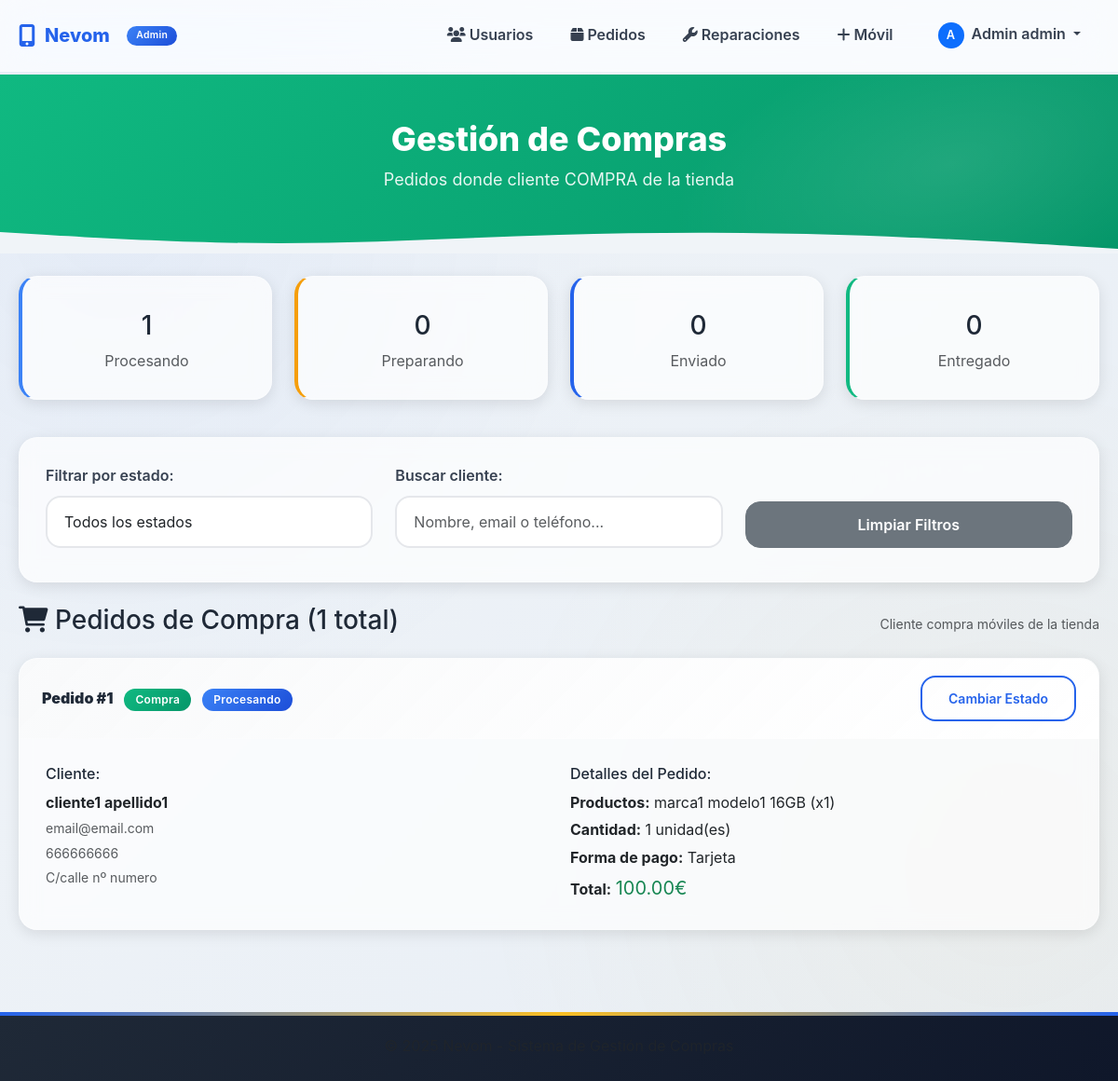
Page /admin/gestionar_compras.php (signed in) on the committed database.
### tables this page shows
CREATE TABLE `pedido` (
  `id` int(11) NOT NULL AUTO_INCREMENT,
  `numSeguimiento` varchar(50) NOT NULL,
  `precioTotal` float NOT NULL,
  `cantidadTotal` float NOT NULL,
  `formaPago` varchar(300) NOT NULL,
  `idVenta` int(11) DEFAULT NULL,
  `idCompra` int(11) DEFAULT NULL,
  `idReparacion` int(11) DEFAULT NULL,
  `idCliente` int(11) NOT NULL,
  `estado` enum('procesando','preparando','enviado','entregado','aprobado','rechazado','pagado') DEFAULT 'procesando',
  `fecha_creacion` TIMESTAMP DEFAULT CURRENT_TIMESTAMP,
  `fecha_entrega` TIMESTAMP NULL,
  PRIMARY KEY (`id`),
  UNIQUE KEY `numSeguimiento_unique` (`numSeguimiento`),
  KEY `Pedido_Cliente_FK` (`idCliente`),
  KEY `Pedido_Venta_FK` (`idVenta`),
  KEY `Pedido_Reparacion_FK` (`idReparacion`),
  KEY `Pedido_Compra_FK` (`idCompra`),
  CONSTRAINT `Pedido_Cliente_FK` FOREIGN KEY (`idCliente`) REFERENCES `cliente` (`id`) ON DELETE CASCADE ON UPDATE CASCADE,
  CONSTRAINT `Pedido_Venta_FK` FOREIGN KEY (`idVenta`) REFERENCES `venta` (`id`) ON DELETE CASCADE ON UPDATE CASCADE,
  CONSTRAINT `Pedido_Reparacion_FK` FOREIGN KEY (`idReparacion`) REFERENCES `reparacion` (`id`) ON DELETE CASCADE ON UPDATE CASCADE,
  CONSTRAINT `Pedido_Compra_FK` FOREIGN KEY (`idCompra`) REFERENCES `compra` (`id`) ON DELETE CASCADE ON UPDATE CASCADE
);

CREATE TABLE `cliente` (
  `id` int(11) NOT NULL AUTO_INCREMENT,
  `user_id` int(11) NOT NULL,
  `nombre` varchar(300) NOT NULL,
  `apellidos` varchar(300) NOT NULL,
  `email` varchar(300) NOT NULL,
  `telefono` varchar(100) NOT NULL,
  `direccion` varchar(300) NOT NULL,
  PRIMARY KEY (`id`),
  UNIQUE KEY `email_cliente` (`email`),
  UNIQUE KEY `tlf_cliente` (`telefono`),
  UNIQUE KEY `user_id_unique` (`user_id`),
  KEY `idx_user_id` (`user_id`),
  CONSTRAINT `Cliente_User_FK` FOREIGN KEY (`user_id`) REFERENCES `users` (`id`) ON DELETE CASCADE ON UPDATE CASCADE
);

### admin/gestionar_compras.php (the view, shortened to what this page needs)
<?php
require '../config/conexion.php';
$statsQuery = "SELECT
    COUNT(*) as total,
    SUM(CASE WHEN estado = 'procesando' THEN 1 ELSE 0 END) as procesando,
    SUM(CASE WHEN estado = 'preparando' THEN 1 ELSE 0 END) as preparando,
    SUM(CASE WHEN estado = 'enviado' THEN 1 ELSE 0 END) as enviado,
    SUM(CASE WHEN estado = 'entregado' THEN 1 ELSE 0 END) as entregado
FROM pedido
WHERE idCompra IS NOT NULL";
$statsResult = $conexion->query($statsQuery);
$stats = $statsResult->fetch_assoc();
$pedidosQuery = "SELECT
    p.id,
    p.precioTotal,
    p.cantidadTotal,
    p.formaPago,
    p.estado,
    c.nombre as cliente_nombre,
    c.apellidos as cliente_apellidos,
    c.email as cliente_email,
    c.telefono as cliente_telefono,
    c.direccion as cliente_direccion,
    GROUP_CONCAT(CONCAT(m.marca, ' ', m.modelo, ' ', m.capacidad, 'GB (x', lc.cantidad, ')') SEPARATOR ', ') as productos
FROM pedido p
LEFT JOIN cliente c ON p.idCliente = c.id
LEFT JOIN compra co ON p.idCompra = co.id
LEFT JOIN linea_compra lc ON (lc.idCompra = co.id OR (lc.idCompra IS NULL AND lc.id = co.idLineaCompra))
LEFT JOIN movil m ON lc.idMovil = m.id
WHERE p.idCompra IS NOT NULL
GROUP BY p.id
ORDER BY p.id DESC";
$pedidosResult = $conexion->query($pedidosQuery);
?>
<!DOCTYPE html>
<html lang="es">
<head>
    <link href="https://cdn.jsdelivr.net/npm/bootstrap@5.3.3/dist/css/bootstrap.min.css" rel="stylesheet">
    <link href="https://cdnjs.cloudflare.com/ajax/libs/font-awesome/6.0.0/css/all.min.css" rel="stylesheet">
    <link href="../assets/css/style.css" rel="stylesheet">
</head>
<body>
    <?php require '../components/navbar.php'; renderNavbar(['type' => 'admin', 'basePath' => '../']); ?>
    <header class="page-header success wave-light">
        <div class="container text-center">
            <h1><i class="bi bi-cart-check"></i> Gestión de Compras</h1>
            <p>Pedidos donde cliente COMPRA de la tienda</p>
        </div>
    </header>
    <div class="container py-4">
        <div class="row mb-4">
            <div class="col-md-3 mb-3">
                <div class="card stat-card procesando">
                    <div class="card-body text-center">
                        <h3 class="mt-2"><?= $stats['procesando'] ?? 0 ?></h3>
                        <p class="text-muted mb-0">Procesando</p>
                    </div>
                </div>
            </div>
            <div class="col-md-3 mb-3">
                <div class="card stat-card preparando">
                    <div class="card-body text-center">
                        <h3 class="mt-2"><?= $stats['preparando'] ?? 0 ?></h3>
                        <p class="text-muted mb-0">Preparando</p>
                    </div>
                </div>
            </div>
            <div class="col-md-3 mb-3">
                <div class="card stat-card enviado">
                    <div class="card-body text-center">
                        <h3 class="mt-2"><?= $stats['enviado'] ?? 0 ?></h3>
                        <p class="text-muted mb-0">Enviado</p>
                    </div>
                </div>
            </div>
            <div class="col-md-3 mb-3">
                <div class="card stat-card entregado">
                    <div class="card-body text-center">
                        <h3 class="mt-2"><?= $stats['entregado'] ?? 0 ?></h3>
                        <p class="text-muted mb-0">Entregado</p>
                    </div>
                </div>
            </div>
        </div>
        <div class="card mb-4">
            <div class="card-body">
                <div class="row align-items-end">
                    <div class="col-md-4 mb-2">
                        <label class="form-label">Filtrar por estado:</label>
                        <select class="form-select" id="filtroEstado">
                            <option value="">Todos los estados</option>
                        </select>
                    </div>
                    <div class="col-md-4 mb-2">
                        <label class="form-label">Buscar cliente:</label>
                        <input type="text" class="form-control" id="buscarCliente" placeholder="Nombre, email o teléfono...">
                    </div>
                    <div class="col-md-4 mb-2">
                        <button class="btn btn-secondary w-100" onclick="limpiarFiltros()">
                            <i class="bi bi-x-circle"></i> Limpiar Filtros
                        </button>
                    </div>
                </div>
            </div>
        </div>
        <div class="d-flex justify-content-between align-items-center mb-3">
            <h3><i class="fas fa-shopping-cart"></i> Pedidos de Compra (<?= $stats['total'] ?? 0 ?> total)</h3>
            <div class="text-muted">
                <small>Cliente compra móviles de la tienda</small>
            </div>
        </div>
        <?php if ($pedidosResult->num_rows === 0): ?>
            <div class="alert alert-info text-center">
                <i class="bi bi-info-circle"></i> No hay pedidos de compra registrados en el sistema.
            </div>
        <?php else: ?>
            <div id="listaPedidos">
                <?php while ($pedido = $pedidosResult->fetch_assoc()): ?>
                    <div class="card pedido-card <?= $pedido['estado'] ?> mb-3"
                        data-estado="<?= $pedido['estado'] ?>"
                        data-cliente="<?= strtolower($pedido['cliente_nombre'] . ' ' . $pedido['cliente_apellidos'] . ' ' . $pedido['cliente_email'] . ' ' . $pedido['cliente_telefono']) ?>">
                        <div class="card-header d-flex justify-content-between align-items-center">
                            <div>
                                <strong>Pedido #<?= $pedido['id'] ?></strong>
                                <span class="badge bg-success ms-2">Compra</span>
                                <span class="badge <?php
                                                    echo match ($pedido['estado']) {
                                                        'procesando' => 'bg-info',
                                                        'preparando' => 'bg-warning text-dark',
                                                        'enviado' => 'bg-primary',
                                                        'entregado' => 'bg-success',
                                                        default => 'bg-secondary'
                                                    };
                                                    ?> ms-2"><?= ucfirst($pedido['estado']) ?></span>
                            </div>
                            <button class="btn btn-sm btn-outline-primary"
                                onclick="mostrarModalEstado(<?= $pedido['id'] ?>, '<?= $pedido['estado'] ?>')">
                                <i class="bi bi-pencil-square"></i> Cambiar Estado
                            </button>
                        </div>
                        <div class="card-body">
                            <div class="row">
                                <div class="col-md-6">
                                    <h6><i class="bi bi-person-circle"></i> Cliente:</h6>
                                    <p class="mb-1"><strong><?= htmlspecialchars($pedido['cliente_nombre'] . ' ' . $pedido['cliente_apellidos']) ?></strong></p>
                                    <p class="mb-1 text-muted small">
                                        <i class="bi bi-envelope"></i> <?= htmlspecialchars($pedido['cliente_email']) ?>
                                    </p>
                                    <p class="mb-1 text-muted small">
                                        <i class="bi bi-telephone"></i> <?= htmlspecialchars($pedido['cliente_telefono']) ?>
                                    </p>
                                    <p class="mb-0 text-muted small">
                                        <i class="bi bi-geo-alt"></i> <?= htmlspecialchars($pedido['cliente_direccion']) ?>
                                    </p>
                                </div>
                                <div class="col-md-6">
                                    <h6><i class="bi bi-bag-check"></i> Detalles del Pedido:</h6>
                                    <p class="mb-1"><strong>Productos:</strong> <?= htmlspecialchars($pedido['productos'] ?? 'N/A') ?></p>
                                    <p class="mb-1"><strong>Cantidad:</strong> <?= $pedido['cantidadTotal'] ?> unidad(es)</p>
                                    <p class="mb-1"><strong>Forma de pago:</strong> <?= ucfirst($pedido['formaPago']) ?></p>
                                    <p class="mb-0"><strong>Total:</strong> <span class="text-success fs-5"><?= number_format($pedido['precioTotal'], 2) ?>€</span></p>
                                </div>
                            </div>
                        </div>
                    </div>
                <?php endwhile; ?>
            </div>
        <?php endif; ?>
    </div>
    <footer class="mt-5 py-4 bg-light">
        <div class="container text-center text-muted">
            <p class="mb-0">&copy; <?= date('Y') ?> Nevom - Sistema de Gestión de Compras</p>
        </div>
    </footer>
</body>
</html>

### components/navbar.php (shortened to what this page needs)
<?php
function renderNavbar($options = []) {
    $type = $options['type'] ?? 'main';
    $activeLink = $options['activeLink'] ?? '';
    $simpleText = $options['simpleText'] ?? '';
    $basePath = $options['basePath'] ?? '';
    $userName = $_SESSION['user_name'] ?? null;
    $isActive = function($link) use ($activeLink) {
        return $activeLink === $link ? 'active' : '';
    };
    ?>
    <nav class="navbar navbar-expand-lg navbar-light navbar-custom fixed-top">
        <div class="container">
            <?php if ($type === 'admin'): ?>
                <a class="navbar-brand" href="<?= $basePath ?>admin/indexadmin.php">
                    <i class="fas fa-mobile-alt" style="font-size: 1.5rem;"></i> Nevom <span class="badge bg-primary ms-2" style="font-size: 0.65rem; vertical-align: middle;">Admin</span>
                </a>
            <?php else: ?>
                <a class="navbar-brand" href="<?= $basePath ?>index.php">
                    <i class="fas fa-mobile-alt" style="font-size: 1.5rem;"></i> Nevom
                </a>
            <?php endif; ?>
            <?php if ($type === 'simple'): ?>
                <span class="navbar-text"><?= htmlspecialchars($simpleText) ?></span>
            <?php else: ?>
                <div class="collapse navbar-collapse" id="navbarNav">
                    <ul class="navbar-nav ms-auto align-items-center">
                        <?php if ($type === 'admin'): ?>
                            <li class="nav-item">
                                <a class="nav-link <?= $isActive('usuarios') ?>" href="<?= $basePath ?>admin/indexadmin.php#agregar-usuario">
                                    <i class="fas fa-users"></i> Usuarios
                                </a>
                            </li>
                            <li class="nav-item">
                                <a class="nav-link <?= $isActive('pedidos') ?>" href="<?= $basePath ?>admin/indexadmin.php#ver-pedidos">
                                    <i class="fas fa-box"></i> Pedidos
                                </a>
                            </li>
                            <li class="nav-item">
                                <a class="nav-link <?= $isActive('reparaciones') ?>" href="<?= $basePath ?>admin/indexadmin.php#ver-reparaciones">
                                    <i class="fas fa-wrench"></i> Reparaciones
                                </a>
                            </li>
                            <li class="nav-item">
                                <a class="nav-link <?= $isActive('movil') ?>" href="<?= $basePath ?>admin/indexadmin.php#agregar-movil">
                                    <i class="fas fa-plus"></i> Móvil
                                </a>
                            </li>
                            <li class="nav-item dropdown ms-2">
                                <a class="nav-link dropdown-toggle" href="#" role="button" data-bs-toggle="dropdown">
                                    <span class="d-inline-flex align-items-center justify-content-center bg-primary text-white rounded-circle me-1" style="width: 28px; height: 28px; font-size: 0.8rem;">
                                        <?= strtoupper(substr($userName ?? 'A', 0, 1)) ?>
                                    </span>
                                    <?= htmlspecialchars($userName) ?>
                                </a>
                            </li>
                        <?php endif; ?>
                    </ul>
                </div>
            <?php endif; ?>
        </div>
    </nav>
    <?php
}

### rows in the picture
pedido: id "1", estado "Procesando", idCliente.apellidos "cliente1 apellido1", idCliente.email "email@email.com", idCliente.telefono "666666666", idCliente.direccion "C/calle nº numero", productos "marca1 modelo1 16GB (x1)", cantidadTotal "1", formaPago "Tarjeta", precioTotal "100.00"

### other values in the picture
substr($userName ?? 'A', 0, 1) "A"
$userName "Admin admin"
$stats['procesando'] "1"
$stats['preparando'] "0"
$stats['enviado'] "0"
$stats['entregado'] "0"
$stats['total'] "1"
